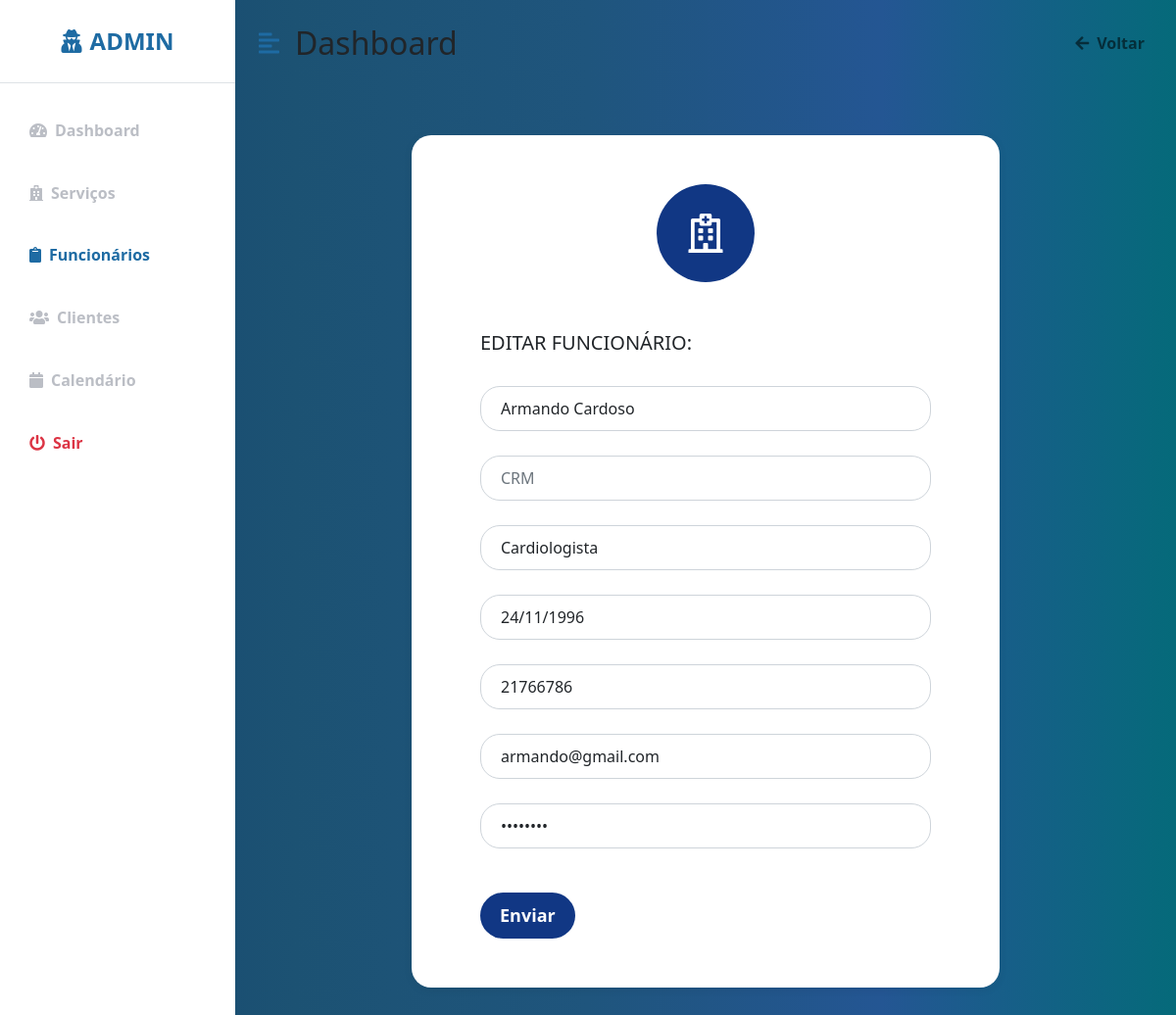
Before: /altera_funcionario.php?cod_funcionario=2 with the older database file.
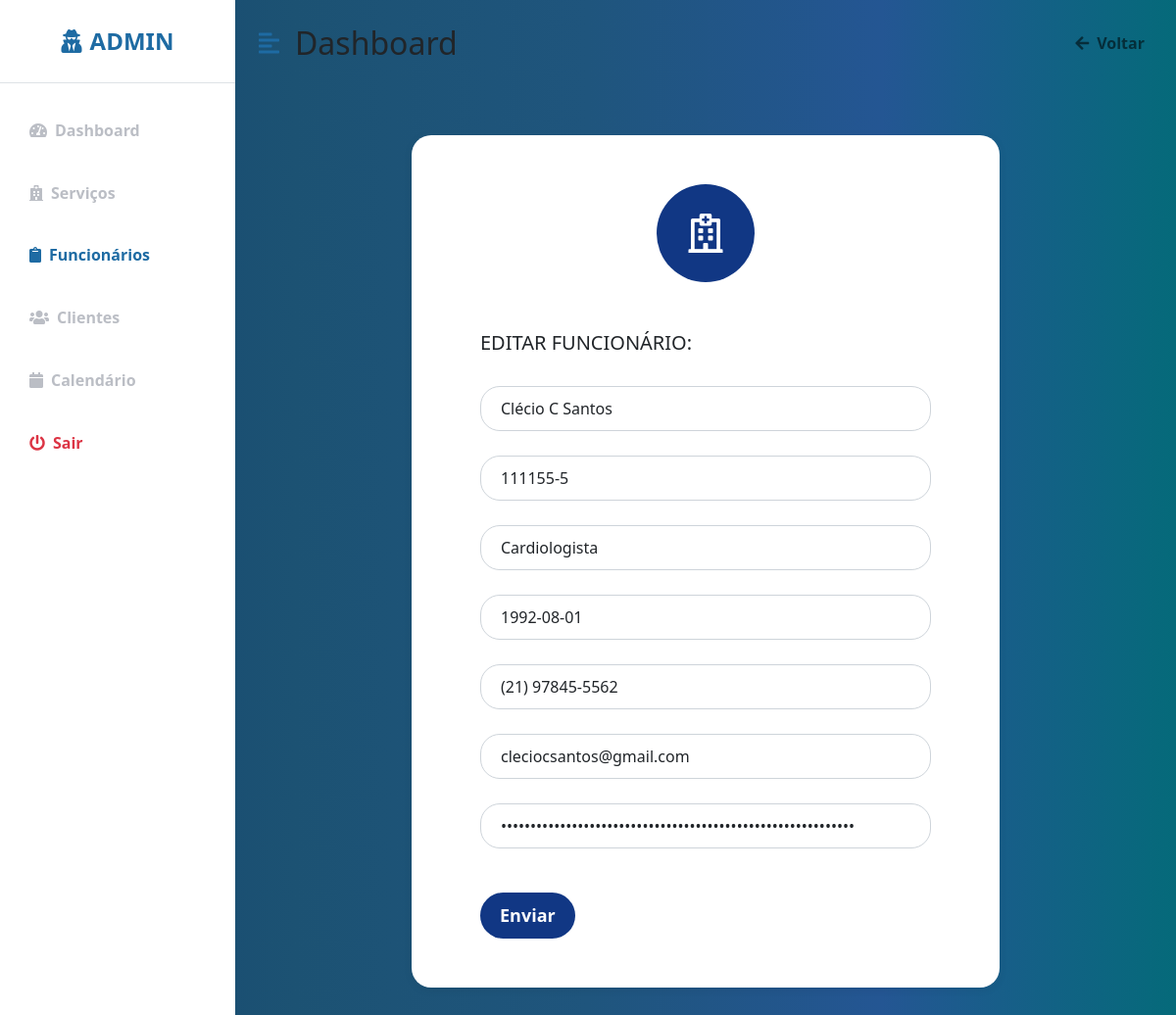
After: the same page with the newer database file.
### tables this page shows
CREATE TABLE `funcionario` (
  `cod_funcionario` int(11) NOT NULL,
  `nome` varchar(30) NOT NULL,
  `crm` varchar(20) NOT NULL,
  `especialidade` varchar(30) NOT NULL,
  `data_nasc` varchar(30) NOT NULL,
  `telefone` varchar(20) NOT NULL,
  `email` varchar(40) NOT NULL,
  `senha` varchar(250) NOT NULL
);

### altera_funcionario.php (the view, shortened to what this page needs)
<?php
include "conecta_mysql.inc";
$cod_funcionario = $_REQUEST ["cod_funcionario"];
$sql= "SELECT * FROM funcionario WHERE cod_funcionario = $cod_funcionario;";
$res= mysqli_query($mysqli,$sql);
$funcionario = mysqli_fetch_array ($res);
?>
<!DOCTYPE html>
<html lang="en">
<head>
    <link href="https://cdn.jsdelivr.net/npm/bootstrap@5.0.0-beta3/dist/css/bootstrap.min.css" rel="stylesheet" />
    <link rel="stylesheet" href="https://cdnjs.cloudflare.com/ajax/libs/font-awesome/5.15.3/css/all.min.css" />
    <link rel="stylesheet" href="_css/perfil.css" />
    <link rel="stylesheet" href="_css/form.css" />
</head>
<body>
    <div class="d-flex" id="wrapper">
        <div class="bg-white" id="sidebar-wrapper">
            <div class="sidebar-heading text-center py-4 primary-text fs-4 fw-bold text-uppercase border-bottom"><i
                class="fas fa-user-secret me-2"></i>Admin</div>
        <div class="list-group list-group-flush my-3">
          <a href="perfil.html" class="list-group-item list-group-item-action bg-transparent  second-text fw-bold"><i
             class="fas fa-tachometer-alt me-2"></i>Dashboard</a>
          <a href="servicos.html" class="list-group-item list-group-item-action bg-transparent second-text fw-bold"><i
             class="fas fa-hospital me-2"></i>Serviços</a>
          <a href="funcionarios.php" class="list-group-item list-group-item-action bg-transparent second-text active"><i
             class="fas fa-clipboard me-2"></i>Funcionários</a>
          <a href="clientes.php" class="list-group-item list-group-item-action bg-transparent second-text fw-bold"><i
             class="fas fa-users me-2"></i>Clientes</a>
          <a href="calendario.html" class="list-group-item list-group-item-action bg-transparent second-text fw-bold"><i
             class="fas fa-calendar me-2"></i>Calendário</a>
          <a href="index.html" class="list-group-item list-group-item-action bg-transparent text-danger fw-bold"><i
             class="fas fa-power-off me-2"></i>Sair</a>
            </div>
        </div>
        <div id="page-content-wrapper">
            <nav class="navbar navbar-expand-lg navbar-light bg-transparent py-4 px-4">
                <div class="d-flex align-items-center">
                    <i class="fas fa-align-left primary-text fs-4 me-3" id="menu-toggle"></i>
                    <h2 class="fs-2 m-0">Dashboard</h2>
                </div>
                <div class="collapse navbar-collapse" id="navbarSupportedContent">
                    <ul class="navbar-nav ms-auto mb-2 mb-lg-0">
                        <li class="nav-item">
                            <a class="nav-link second-text fw-bold" href="funcionarios.php" id="navbarDropdown"
                                role="button" aria-expanded="false">
                                <i class="fas fa-arrow-left me-2"></i>Voltar
                            </a>
                        </li>
                    </ul>
                </div>
            </nav>
            <div id="cad_cliente" class="block">
         <div class="container">
          <div class="registration-form">
            <form action="editar_funcionario.php" method="POST">
                <div class="form-icon">
                    <span><i class="icon far fa-hospital" align-self-center ></i></span>
                </div>
                <h5 class="text-uppercase">Editar Funcionário:</h5>
                <br>
                <div class="form-group">
                    <input type="text" required="required" class="form-control item" name="nome" placeholder="Nome Completo" value="<?php echo $funcionario['nome']?>">
                </div>
                <div class="form-group">
                    <input type="text" required="required" class="form-control item" name="crm" placeholder="CRM" value="<?php echo $funcionario['crm']?>">
                </div>
                <div class="form-group">
                    <input type="text" required="required" class="form-control item" name="especialidade" placeholder="Especialidade" value="<?php echo $funcionario['especialidade']?>">
                </div>
                <div class="form-group">
                    <input type="text" required="required" class="form-control item" name="data_nasc" placeholder="Data de Nascimento" value="<?php echo  $funcionario['data_nasc']?>">
                </div>
                <div class="form-group">
                    <input type="text" required="required" class="form-control item" name="telefone" placeholder="Telefone" value="<?php echo $funcionario['telefone']?>">
                </div>
                <div class="form-group">
                    <input type="text" required="required" class="form-control item" name="email" placeholder="Email" value="<?php echo  $funcionario['email']?>">
                </div>
                <div class="form-group">
                    <input type="password" required="required" class="form-control item" name="senha" placeholder="Senha" value="<?php echo  $funcionario['senha']?>">
                </div>
                <div class="form-group">
                    <button type="submit" class="btn btn-block create-account">Enviar</button>
                </div>
            </form>
        </div>
      </div>
    </div>
</body>
</html>

### _css/perfil.css (style rules this page uses)
:root { --main-bg-color: #216294; --main-text-color: #1e6ba3; --second-text-color: #bbbec5; --second-bg-color: #c1efde; --ligth: #f0f0f0; --medium: #cacaca; --dark: #a2a2a2; }
.primary-text { color: var(--main-text-color); }
.second-text { color: var(--second-text-color); }
#wrapper { overflow-x: hidden; background-image: linear-gradient( to right, #154670, #1c5273, #1f557d, #245693, #056a7a ); }
#sidebar-wrapper { min-height: 100vh; margin-left: -15rem; -webkit-transition: margin 0.25s ease-out; -moz-transition: margin 0.25s ease-out; -o-transition: margin 0.25s ease-out; transition: margin 0.25s ease-out; }
#sidebar-wrapper .sidebar-heading { padding: 0.875rem 1.25rem; font-size: 1.2rem; }
#sidebar-wrapper .list-group { width: 15rem; }
#page-content-wrapper { min-width: 100vw; }
#menu-toggle { cursor: pointer; }
.list-group-item { border: none; padding: 20px 30px; }
.list-group-item.active { background-color: transparent; color: var(--main-text-color); font-weight: bold; border: none; }
@media (min-width: 768px) { #sidebar-wrapper { margin-left: 0; } }
@media (min-width: 768px) { #page-content-wrapper { min-width: 0; width: 100%; } }

### _css/form.css (style rules this page uses)
body { background-color: #dee9ff; }
.registration-form { padding: 50px 0; }
.registration-form form { background-color: #fff; max-width: 600px; margin: auto; padding: 50px 70px; border-top-left-radius: 20px; border-top-right-radius: 20px; border-bottom-left-radius: 20px; border-bottom-right-radius: 20px; box-shadow: 0px 2px 10px rgba(0, 0, 0, 0.075); }
.registration-form .form-icon { text-align: center; background-color: #113784; border-radius: 50%; font-size: 40px; color: white; width: 100px; height: 100px; margin: auto; margin-bottom: 50px; line-height: 100px; }
.registration-form .item { border-radius: 20px; margin-bottom: 25px; padding: 10px 20px; }
.registration-form .create-account { border-radius: 30px; padding: 10px 20px; font-size: 18px; font-weight: bold; background-color: #113784; border: none; color: white; margin-top: 20px; }

Changed rows visible on the page:
changed funcionario "Cardiologista": nome "Armando Cardoso" → "Clécio C Santos"; crm (not shown) → "111155-5"; data_nasc "24/11/1996" → "1992-08-01"; telefone "21766786" → "(21) 97845-5562"; email "armando@gmail.com" → "cleciocsantos@gmail.com"
